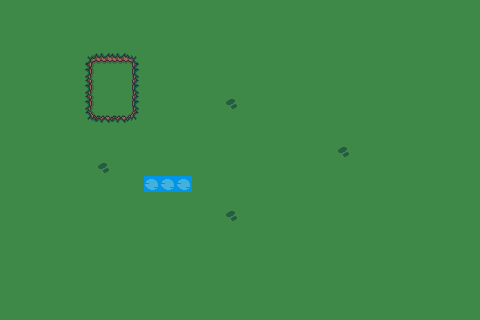

This game map was drawn from its Tiled (.tmx) file and the tilesets committed beside it. A one-line description and the trimmed map source follow:
An orthogonal 30x20 tile map with 16x16 px tiles, 3 tile layers (ground, background, foreground), 2 tilesets and 4 objects (Player).

<map version="1.10" tiledversion="1.11.2" orientation="orthogonal" renderorder="right-down" width="30" height="20" tilewidth="16" tileheight="16" infinite="0" nextlayerid="6" nextobjectid="16">
 <tileset firstgid="1" source="tileset.tsx" />
 <tileset firstgid="193" source="objects.tsx" />
 <layer id="1" name="ground" width="30" height="20">
  <data>[600 cells, 600 non-empty, 2 distinct tile ids]</data>
 </layer>
 <layer id="2" name="background" width="30" height="20">
  <data>[600 cells, 17 non-empty, 9 distinct tile ids]</data>
 </layer>
 <objectgroup id="4" name="objects">
  <object id="4" name="Player" gid="195" x="115.334" y="176.666" width="32" height="32" />
  <object id="13" gid="194" x="198" y="188.667" width="41" height="63" />
  <object id="14" gid="194" x="116.667" y="239.333" width="41" height="63" />
  <object id="15" gid="194" x="56" y="198" width="41" height="63" />
 </objectgroup>
 <layer id="3" name="foreground" width="30" height="20">
  <data>[600 cells, 0 non-empty, 0 distinct tile ids]</data>
 </layer>
</map>
